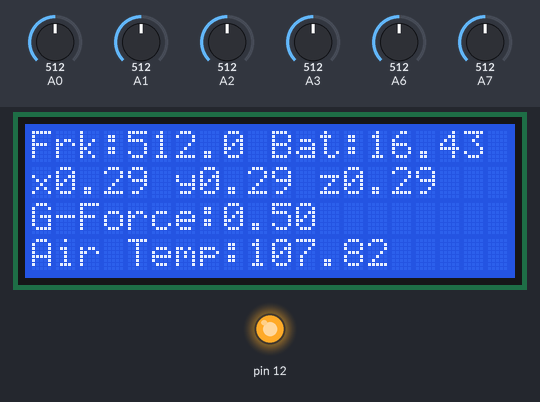
Bench run of a sketch on a simulated Arduino Uno, built with avr-gcc and run on an emulated ATmega328P. Shown: 20×4 character LCD, output pins drawn as LEDs (lit = HIGH). The inputs (shaded band) are chosen by the test bench; at power-on: A0 = 512, A1 = 512, A2 = 512, A3 = 512, A6 = 512, A7 = 512.

Above: at 2.8 s.
2.9 s: A0 set to 716
At 3.9 s:
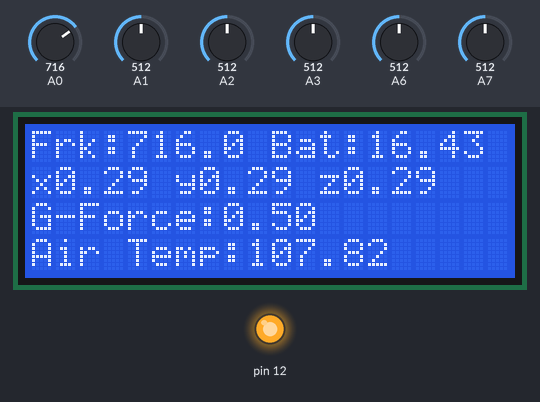
4.4 s: A1 set to 716
At 4.9 s:
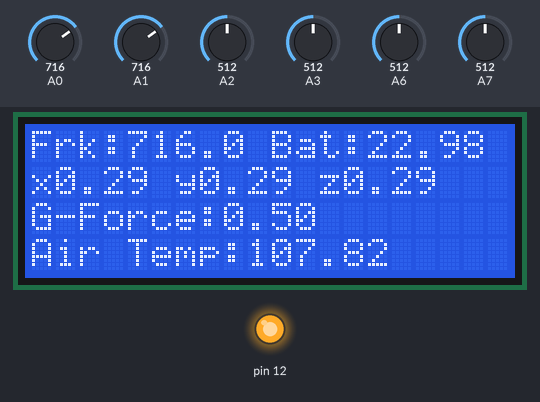
5.9 s: A2 set to 716
At 7.1 s:
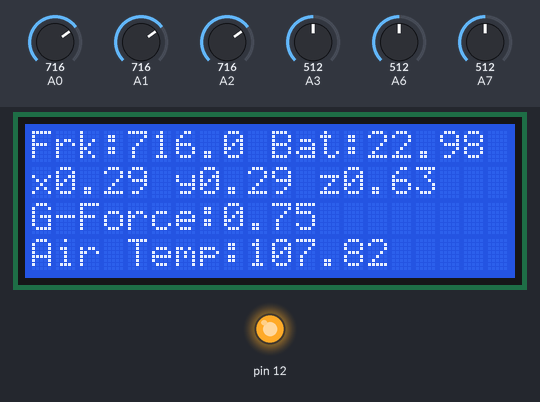
7.4 s: A3 set to 716
At 8.6 s:
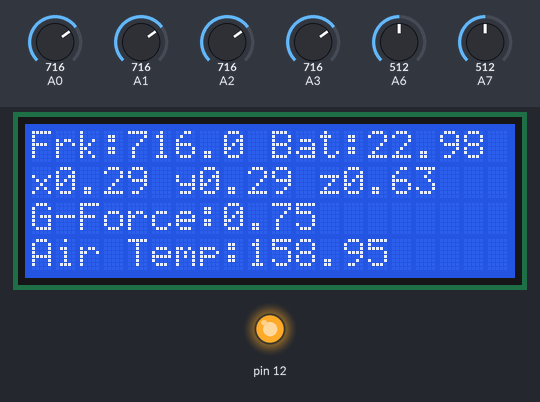
8.9 s: A6 set to 716
At 9.4 s:
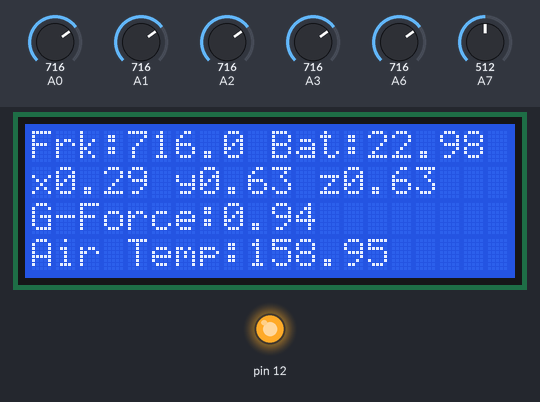
10.4 s: A7 set to 716
At 11.2 s:
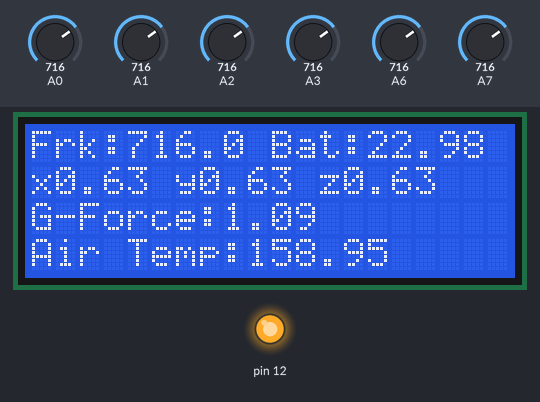
Timing chart, 0 to 12.9 s (numbered marks = the images above; inputs shaded):
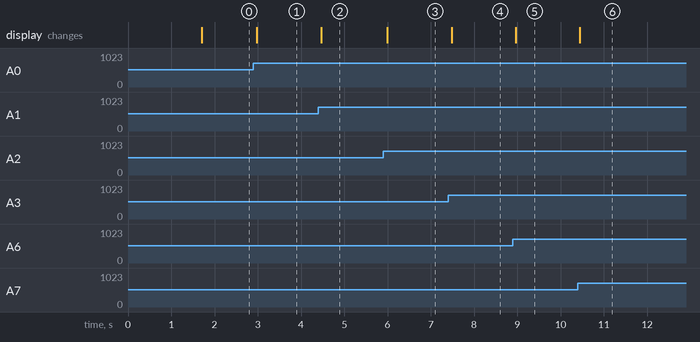

The sketch:

yamahaXT125rDRO.ino
```cpp
// (licence header left out)
#include <Wire.h>
#include <LCD.h>
#include <LiquidCrystal_I2C.h>

#define I2C_ADDR    0x27 // <<----- Add your address here.  Find it from I2C Scanner
#define BACKLIGHT_PIN     3
#define En_pin  2
#define Rw_pin  1
#define Rs_pin  0
#define D4_pin  4
#define D5_pin  5
#define D6_pin  6
#define D7_pin  7

int n = 1;

LiquidCrystal_I2C  lcd(I2C_ADDR,En_pin,Rw_pin,Rs_pin,D4_pin,D5_pin,D6_pin,D7_pin);

void setup()
{
 lcd.begin (20,4); //  <<----- My LCD was 16x2


// Switch on the backlight
lcd.setBacklightPin(BACKLIGHT_PIN,POSITIVE);
lcd.setBacklight(HIGH);
lcd.home (); // go home

//Pin 12 Supplies Ref Voltage(5v) to Temp sensor
pinMode(12,OUTPUT);
digitalWrite(12,HIGH);

 lcd.print("Yamaha XT125R");
 lcd.setCursor(0,2);
 lcd.print("Fork Travel");
 delay(1500);
 lcd.print("              ");
 lcd.home();
 lcd.print("                  ");
 lcd.setCursor(0,2);
 lcd.print("                        ");

}//setup()


void loop()
{

//Init variables
char str_forkTrav[15];
char str_battVoltage[15];
char str_xGforce[15];
char str_yGforce[15];
char str_zGforce[15];

char str_tempVolts[15];

char str_tempReading[15];


 // Backlight on/off every 3 seconds
// lcd.setCursor (0,1);        // go to start of 2nd line
// lcd.print(n++,DEC);
 lcd.home();
 lcd.print("Frk:");
 int rawForkTrav = analogRead(0);
 lcd.print(dtostrf((rawForkTrav), 2, 1, str_forkTrav));
 lcd.print(" ");
 lcd.print("Bat:");
 float rawVal = (float)analogRead(1);
 float battVoltage = ((rawVal*(5.0/1023.0))*550.9)/83.9;
 lcd.print(dtostrf((battVoltage), 2, 2, str_battVoltage));

 lcd.setCursor(0,1);

 float xraw = (float)analogRead(7);
 float xVolt = xraw*(5.0/1023.0);
 float xAccel = (xVolt - 1.65)/0.3; //Calculate Acceleration on Axis.
 float xGforce = xAccel/9.8; //Divide to account for acceleration due to gravity(9.8m/s2).
 lcd.print("x");
 lcd.print(dtostrf((xGforce), 2, 2, str_xGforce));

  float yraw = (float)analogRead(6);
 float yVolt = yraw*(5.0/1023.0);
  float yAccel = (yVolt - 1.65)/0.3; //Calculate Acceleration on Axis.
 float yGforce = yAccel/9.8; //Divide to account for acceleration due to gravity(9.8m/s2).
 lcd.print(" y");
 lcd.print(dtostrf((yGforce), 2, 2, str_yGforce));

  float zraw = (float)analogRead(2);
 float zVolt = zraw*(5.0/1023.0);
  float zAccel = (zVolt - 1.65)/0.3; //Calculate Acceleration on Axis.
 float zGforce = zAccel/9.8; //Divide to account for acceleration due to gravity(9.8m/s2).
 lcd.print(" z");
 lcd.print(dtostrf((zGforce), 2, 2, str_zGforce));

 //Find total acceleration in any direection.
 //Total acceleration = sqrt(x^2 + y^2 + z^2)
 double totalg = sqrt((pow(xGforce,2))+(pow(yGforce,2))+(pow(zGforce,2)));
 lcd.setCursor(0,2);
 lcd.print("G-Force:");
 lcd.print(totalg);

//Print Temp Sensor readings.
  lcd.setCursor(0,3);
 lcd.print("Air Temp:");

 //Calculate temperature in degrees celsius.
 //First Read in analog value.
 int tempRaw = analogRead(3);
 //Convert to a voltage.
 float tempVolts = tempRaw*(5.0/1023.0);
 //Subtract 0.4, as 400mv is 0 degrees. Then divide by 0.0195, as this sensor has 19.5mV per degree.
 float tempReading = (tempVolts - 0.4)/0.0195;

 lcd.print(dtostrf((tempReading), 2, 2, str_tempReading));
 //lcd.print("  ");
 //lcd.print(dtostrf((tempVolts), 2, 2, str_tempVolts));


 delay(100);


}
```

Measured:
- after the input at 2.9 s, the display: changes after 0.07 s (image 1)
- after the input at 4.4 s, the display: changes after 0.07 s (image 2)
- after the input at 5.9 s, the display: changes after 0.10 s (image 3)
- after the input at 7.4 s, the display: changes after 0.08 s (image 4)
- after the input at 8.9 s, the display: changes after 0.07 s (image 5)
- after the input at 10.4 s, the display: changes after 0.05 s (image 6)
